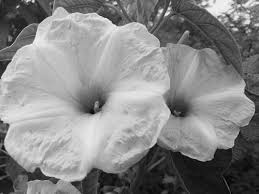
#> input picture lab2/img3.jpg, 259 x 194 px, found by its file name
$ python main.py
#> lines starting #> are read from the running program, lines starting #| are printed output that depends on the picture
import cv2
import numpy as np
img_A = cv2.imread(r"D:\3-2\Digital Image Processing\LAB\lab2\img3.jpg", 0)
#> img_A is the input picture: shape (194, 259); min 0, max 248, mean 134.8
print(f"Array of img A: {img_A}")
#> (printed output is left out)
print(f"Shape: {np.shape(img_A)}")
#| Shape: (194, 259)
img_B = np.copy(img_A)
for i in range(img_B.shape[0]):
    for j in range(img_B.shape[1]):
        img_B[i][j] = 255 - img_B[i][j]
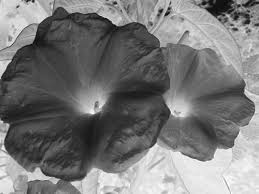
#> img_B: shape (194, 259); min 7, max 255, mean 120.2
print(f"Array of img B: {img_B}")
#> (printed output is left out)
print(f"Shape: {np.shape(img_B)}")
#| Shape: (194, 259)
log_img_B = np.copy(img_B)
log_img_B = log_img_B.astype(float)
for i in range(log_img_B.shape[0]):
    for j in range(log_img_B.shape[1]):
        log_img_B[i][j] = np.log(img_A[i][j]+1.0)
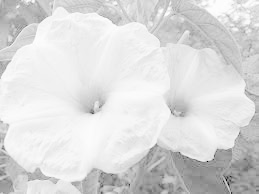
#> log_img_B: shape (194, 259) float64; min 0, max 5.52, mean 4.75; drawn with min black and max white
minimum = log_img_B[0][0]
#> minimum = 4.44
maximum = log_img_B[0][0]
#> maximum = 4.44
for i in range(log_img_B.shape[0]):
    for j in range(log_img_B.shape[1]):
        if log_img_B[i][j]>maximum:
            maximum = log_img_B[i][j]
        if log_img_B[i][j]<minimum:
            minimum = log_img_B[i][j]
#> after the loop, maximum = 5.52; minimum = 0
for i in range(log_img_B.shape[0]):
    for j in range(log_img_B.shape[1]):
        log_img_B[i][j] = int(255*(log_img_B[i][j] - minimum)/(maximum - minimum))
log_img_B = log_img_B.astype(np.uint8)
print(f"Final array: {log_img_B}")
#> (printed output is left out)
print(f"Shape: {np.shape(log_img_B)}")
#| Shape: (194, 259)
cv2.imshow("Original Image", img_A)
cv2.imshow("Negative Image", img_B)
cv2.imshow("After log and scaling", log_img_B)
cv2.waitKey(0)
#> (the run stopped early here; a loop or call above may not have finished)

$ run again, with lab2/img.jpg copied over lab2/img3.jpg
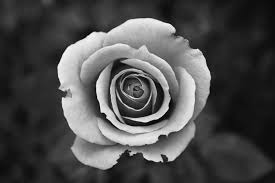
#> input picture lab2/img.jpg, 275 x 183 px, found by its file name
#> img_A is the input picture: shape (183, 275); min 0, max 254, mean 76.7
#> (printed output is left out)
#| Shape: (183, 275)
#> after the loop `for i in range(img_B.shape[0]):`:
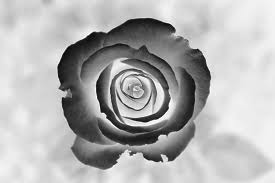
#> img_B: shape (183, 275); min 1, max 255, mean 178.3
#> (printed output is left out)
#| Shape: (183, 275)
#> after the loop `for i in range(log_img_B.shape[0]):`:
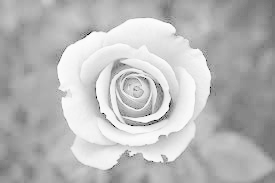
#> log_img_B: shape (183, 275) float64; min 0, max 5.54, mean 4.03; drawn with min black and max white
#> `minimum = log_img_B[0][0]`: minimum = 3.71
#> after the loop `for i in range(log_img_B.shape[0]):`: maximum = 5.54; minimum = 0
#> (printed output is left out)
#| Shape: (183, 275)
